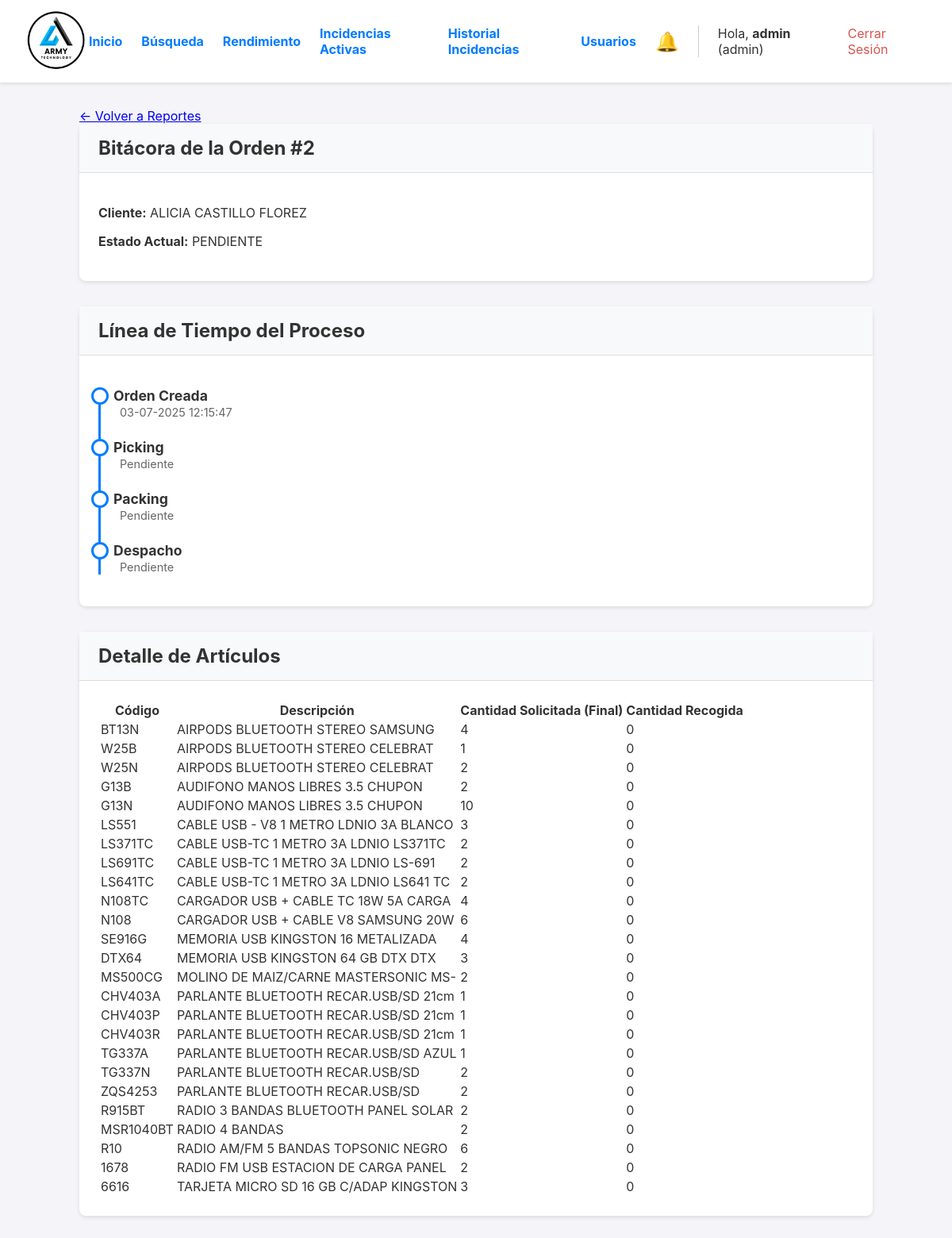
/orden/1/bitacora (signed in), run on the app's committed database.
### app.py (models this page shows, shortened)
class User(UserMixin, db.Model):
    id = db.Column(db.Integer, primary_key=True)
    username = db.Column(db.String(80), unique=True, nullable=False)
    password_hash = db.Column(db.String(256), nullable=False)
    role = db.Column(db.String(20), nullable=False, default='operario') # Roles: operario, admin
    transportista = db.Column(db.String(100), nullable=True)
    numero_seguimiento = db.Column(db.String(100), nullable=True)
    fecha_despacho = db.Column(db.DateTime, nullable=True)

class Orden(db.Model):
    id = db.Column(db.Integer, primary_key=True)
    numero_pedido = db.Column(db.String(50), unique=True, nullable=False)
    cliente_nombre = db.Column(db.String(200), nullable=False)
    cliente_direccion = db.Column(db.String(300), nullable=True)
    estado = db.Column(db.String(20), nullable=False, default='PENDIENTE')
    fecha_creacion = db.Column(db.DateTime, nullable=False, default=datetime.datetime.utcnow)
    lote_id = db.Column(db.Integer, db.ForeignKey('lote_picking.id'), nullable=True)
    items = db.relationship('ItemOrden', backref='orden', lazy=True, cascade="all, delete-orphan")
    fecha_creacion = db.Column(db.DateTime, nullable=False, default=datetime.datetime.utcnow)
    fecha_inicio_picking = db.Column(db.DateTime, nullable=True) # Cuando se asigna a un lote
    fecha_fin_picking = db.Column(db.DateTime, nullable=True)    # Cuando el lote se completa
    fecha_fin_packing = db.Column(db.DateTime, nullable=True)    # Cuando se finaliza el packing
    fecha_despacho = db.Column(db.DateTime, nullable=True)       # Cuando se despacha
    packer_id = db.Column(db.Integer, db.ForeignKey('user.id', ondelete='SET NULL'), nullable=True)
    packer = db.relationship('User', foreign_keys=[packer_id])
    devolucion_confirmada = db.Column(db.Boolean, default=False, nullable=False)

class ItemOrden(db.Model):
    id = db.Column(db.Integer, primary_key=True)
    orden_id = db.Column(db.Integer, db.ForeignKey('orden.id'), nullable=False)
    codigo_articulo = db.Column(db.String(100), nullable=False)
    descripcion_articulo = db.Column(db.String(300), nullable=False)
    cantidad_solicitada = db.Column(db.Integer, nullable=False)
    cantidad_recogida = db.Column(db.Integer, nullable=False, default=0)
    tiene_incidencia = db.Column(db.Boolean, default=False, nullable=False)
    tipo_incidencia = db.Column(db.String(50), nullable=True) # Ej: 'STOCK_CERO', 'DAÑADO', 'UBICACION_ERRONEA'
    nota_incidencia = db.Column(db.Text, nullable=True)

### app.py (the view)
@app.route('/orden/<int:orden_id>/bitacora')
@login_required
@admin_required # Solo los admins pueden ver esta vista tan detallada
def bitacora_orden(orden_id):
    from sqlalchemy.orm import joinedload, subqueryload
    orden = Orden.query.options(
        joinedload(Orden.lote).joinedload(LotePicking.operario), # Carga el lote y el operario de picking
        joinedload(Orden.packer), # Carga el operario de packing
        subqueryload(Orden.items).joinedload(ItemOrden.historial_incidencias) # Carga los items y su historial de incidencias
    ).get(orden_id)
    if not orden:
        flash('Orden no encontrada.', 'error')
        return redirect(url_for('reportes_y_busqueda'))
    duraciones = {}
    if orden.fecha_inicio_picking and orden.fecha_fin_picking:
        duraciones['picking'] = orden.fecha_fin_picking - orden.fecha_inicio_picking
    if orden.fecha_fin_picking and orden.fecha_fin_packing:
        duraciones['packing'] = orden.fecha_fin_packing - orden.fecha_fin_picking
    if orden.fecha_fin_packing and orden.fecha_despacho:
        duraciones['despacho'] = orden.fecha_despacho - orden.fecha_fin_packing
    if orden.fecha_creacion and orden.fecha_despacho:
        duraciones['total'] = orden.fecha_despacho - orden.fecha_creacion
    return render_template('bitacora_orden.html', orden=orden, duraciones=duraciones)

### app.py (called while the page is built)
def admin_required(f):
    @wraps(f)
    def decorated_function(*args, **kwargs):
        if not current_user.is_authenticated or current_user.role != 'admin':
            flash('Se requiere rol de administrador para acceder a esta página.', 'error')
            return redirect(url_for('dashboard'))
        return f(*args, **kwargs)
    return decorated_function

@login_manager.user_loader
def load_user(user_id):
    return User.query.get(int(user_id))

@app.template_filter('localtime')
def to_localtime_filter(utc_datetime):
    if not utc_datetime:
        return ""
    local_tz = pytz.timezone('America/Costa_Rica')
    local_dt = utc_datetime.replace(tzinfo=pytz.utc).astimezone(local_tz)
    return local_dt.strftime('%d-%m-%Y %H:%M:%S')

### templates/bitacora_orden.html (shortened to what this page needs)
{% extends "layout.html" %}
{% block content %}
<div class="bitacora-container">
    <a href="{{ url_for('reportes_y_busqueda') }}" class="back-link">← Volver a Reportes</a>
    <div class="card">
        <div class="card-header">
            <h2>Bitácora de la Orden #{{ orden.numero_pedido }}</h2>
        </div>
        <div class="card-body">
            <p><strong>Cliente:</strong> {{ orden.cliente_nombre }}</p>
            <p><strong>Estado Actual:</strong> <span class="estado estado-{{ orden.estado }}">{{ orden.estado.replace('_', ' ') }}</span></p>
        </div>
    </div>
    <div class="card">
        <div class="card-header"><h2>Línea de Tiempo del Proceso</h2></div>
        <div class="card-body">
            <ul class="timeline">
                <li class="timeline-item">
                    <div class="timeline-title">Orden Creada</div>
                    <span class="timeline-meta">{{ orden.fecha_creacion | localtime }}</span>
                </li>
                <li class="timeline-item">
                    <div class="timeline-title">Picking</div>
                    <span class="timeline-meta">
                        {{ orden.fecha_inicio_picking | localtime if orden.fecha_inicio_picking else 'Pendiente' }}
                    </span>
                </li>
                <li class="timeline-item">
                    <div class="timeline-title">Packing</div>
                    <span class="timeline-meta">
                        {{ orden.fecha_fin_packing | localtime if orden.fecha_fin_packing else 'Pendiente' }}
                    </span>
                </li>
                <li class="timeline-item" style="padding-bottom:0;">
                    <div class="timeline-title">Despacho</div>
                     <span class="timeline-meta">
                        {{ orden.fecha_despacho | localtime if orden.fecha_despacho else 'Pendiente' }}
                    </span>
                </li>
            </ul>
        </div>
    </div>
    <div class="card">
        <div class="card-header"><h2>Detalle de Artículos</h2></div>
        <div class="card-body">
            <table class="kpi-table">
                <thead>
                    <tr>
                        <th>Código</th>
                        <th>Descripción</th>
                        <th>Cantidad Solicitada (Final)</th>
                        <th>Cantidad Recogida</th>
                    </tr>
                </thead>
                <tbody>
                    {% for item in orden.items %}
                    <tr>
                        <td>{{ item.codigo_articulo }}</td>
                        <td>{{ item.descripcion_articulo }}</td>
                        <td>{{ item.cantidad_solicitada }}</td>
                        <td>{{ item.cantidad_recogida }}</td>
                    </tr>
                    {% endfor %}
                </tbody>
            </table>
        </div>
    </div>
</div>
{% endblock %}

### templates/layout.html (shortened to what this page needs)
<!DOCTYPE html>
<html lang="es">
<head>
</head>
<body>
    <header>
        <div class="logo">
            <a href="{{ url_for('dashboard') }}">
                <img src="{{ url_for('static', filename='img/logo.png') }}" alt="Logo de la Empresa">
            </a>
        </div>
        <nav class="nav">
             {% if current_user.is_authenticated %}
                {% if current_user.role == 'admin' %}
                    <div class="nav-admin-links">
                        <a href="{{ url_for('dashboard') }}">Inicio</a>
                        <a href="{{ url_for('reportes_y_busqueda') }}">Búsqueda</a>
                        <a href="{{ url_for('reporte_operarios') }}">Rendimiento</a>
                        <a href="{{ url_for('gestionar_incidencias') }}">Incidencias Activas</a>
                        <a href="{{ url_for('historial_incidencias') }}">Historial Incidencias</a>
                        <a href="{{ url_for('gestionar_usuarios') }}">Usuarios</a>
                        <a href="{{ url_for('gestionar_incidencias') }}" id="nav-incidencias-link" style="position: relative; text-decoration:none;" title="Ver incidencias pendientes">
                            <span style="font-size: 1.5rem;">🔔</span>
                        </a>
                    </div>
                {% endif %}
                <div class="user-info">
                    <span>Hola, <strong>{{ current_user.username }}</strong> ({{ current_user.role }})</span>
                    <a href="{{ url_for('logout') }}" style="color: #d9534f;">Cerrar Sesión</a>
                </div>
             {% endif %}
        </nav>
    </header>
    <main>
        {% block content %}{% endblock %}
    </main>
</body>
</html>

### templates/layout.html (style rules this page uses)
body { font-family: -apple-system, BlinkMacSystemFont, "Segoe UI", Roboto, "Helvetica Neue", Arial, sans-serif; margin: 0; background-color: #f4f4f9; color: #333; }
header { background-color: #fff; padding: 10px 2em; display: flex; justify-content: space-between; align-items: center; box-shadow: 0 2px 4px rgba(0,0,0,0.1); position: sticky; top: 0; z-index: 100; }
.logo img { height: 80px; }
.nav { display: flex; align-items: center; gap: 1em; }
.nav-admin-links { display: flex; align-items: center; gap: 1.5em; font-weight: bold; border-right: 1px solid #ccc; padding-right: 1.5em; margin-right: 0.5em; }
.nav-admin-links a, .user-info a { text-decoration: none; color: #007bff; }
.user-info { display: flex; align-items: center; gap: 1em; }
main { padding: 2em; }
* { box-sizing: border-box; }
main { padding: 1em; }
@media (min-width: 768px) { main { padding: 2em; } }

### templates/bitacora_orden.html (style rules this page uses)
.bitacora-container { max-width: 1000px; margin: auto; }
.card { background: white; border-radius: 8px; box-shadow: 0 2px 5px rgba(0,0,0,0.1); margin-bottom: 2rem; }
.card-header { padding: 1rem 1.5rem; background-color: #f8f9fa; border-bottom: 1px solid #ddd; }
.card-header h2 { margin: 0; font-size: 1.5rem; }
.card-body { padding: 1.5rem; }
.timeline { list-style: none; padding-left: 1rem; border-left: 3px solid #007bff; }
.timeline-item { position: relative; padding-bottom: 1.5rem; }
.timeline-item::before { content: ''; position: absolute; left: -28px; top: 0; width: 16px; height: 16px; border-radius: 50%; background: white; border: 3px solid #007bff; }
.timeline-title { font-weight: bold; font-size: 1.1rem; }
.timeline-meta { font-size: 0.9rem; color: #666; margin-left: 0.5rem; }

### data on the page
User: username "admin", role "admin"
Orden: numero_pedido "2", cliente_nombre "ALICIA CASTILLO FLOREZ", estado.replace "PENDIENTE", fecha_creacion "03-07-2025 12:15:47", fecha_inicio_picking "Pendiente", fecha_fin_packing "Pendiente", fecha_despacho "Pendiente"
ItemOrden: codigo_articulo "BT13N", descripcion_articulo "AIRPODS BLUETOOTH STEREO SAMSUNG", cantidad_solicitada "4", cantidad_recogida "0"
ItemOrden: codigo_articulo "W25B", descripcion_articulo "AIRPODS BLUETOOTH STEREO CELEBRAT", cantidad_solicitada "1", cantidad_recogida "0"
ItemOrden: codigo_articulo "W25N", descripcion_articulo "AIRPODS BLUETOOTH STEREO CELEBRAT", cantidad_solicitada "2", cantidad_recogida "0"
ItemOrden: codigo_articulo "G13B", descripcion_articulo "AUDIFONO MANOS LIBRES 3.5 CHUPON", cantidad_solicitada "2", cantidad_recogida "0"
ItemOrden: codigo_articulo "G13N", descripcion_articulo "AUDIFONO MANOS LIBRES 3.5 CHUPON", cantidad_solicitada "10", cantidad_recogida "0"
ItemOrden: codigo_articulo "LS551", descripcion_articulo "CABLE USB - V8 1 METRO LDNIO 3A BLANCO", cantidad_solicitada "3", cantidad_recogida "0"
ItemOrden: codigo_articulo "LS371TC", descripcion_articulo "CABLE USB-TC 1 METRO 3A LDNIO LS371TC", cantidad_solicitada "2", cantidad_recogida "0"
ItemOrden: codigo_articulo "LS691TC", descripcion_articulo "CABLE USB-TC 1 METRO 3A LDNIO LS-691", cantidad_solicitada "2", cantidad_recogida "0"
ItemOrden: codigo_articulo "LS641TC", descripcion_articulo "CABLE USB-TC 1 METRO 3A LDNIO LS641 TC", cantidad_solicitada "2", cantidad_recogida "0"
ItemOrden: codigo_articulo "N108TC", descripcion_articulo "CARGADOR USB + CABLE TC 18W 5A CARGA", cantidad_solicitada "4", cantidad_recogida "0"
ItemOrden: codigo_articulo "N108", descripcion_articulo "CARGADOR USB + CABLE V8 SAMSUNG 20W", cantidad_solicitada "6", cantidad_recogida "0"
ItemOrden: codigo_articulo "SE916G", descripcion_articulo "MEMORIA USB KINGSTON 16 METALIZADA", cantidad_solicitada "4", cantidad_recogida "0"
ItemOrden: codigo_articulo "DTX64", descripcion_articulo "MEMORIA USB KINGSTON 64 GB DTX DTX", cantidad_solicitada "3", cantidad_recogida "0"
ItemOrden: codigo_articulo "MS500CG", descripcion_articulo "MOLINO DE MAIZ/CARNE MASTERSONIC MS-", cantidad_solicitada "2", cantidad_recogida "0"
ItemOrden: codigo_articulo "CHV403A", descripcion_articulo "PARLANTE BLUETOOTH RECAR.USB/SD 21cm", cantidad_solicitada "1", cantidad_recogida "0"
ItemOrden: codigo_articulo "CHV403P", descripcion_articulo "PARLANTE BLUETOOTH RECAR.USB/SD 21cm", cantidad_solicitada "1", cantidad_recogida "0"
ItemOrden: codigo_articulo "CHV403R", descripcion_articulo "PARLANTE BLUETOOTH RECAR.USB/SD 21cm", cantidad_solicitada "1", cantidad_recogida "0"
ItemOrden: codigo_articulo "TG337A", descripcion_articulo "PARLANTE BLUETOOTH RECAR.USB/SD AZUL", cantidad_solicitada "1", cantidad_recogida "0"
ItemOrden: codigo_articulo "TG337N", descripcion_articulo "PARLANTE BLUETOOTH RECAR.USB/SD", cantidad_solicitada "2", cantidad_recogida "0"
ItemOrden: codigo_articulo "ZQS4253", descripcion_articulo "PARLANTE BLUETOOTH RECAR.USB/SD", cantidad_solicitada "2", cantidad_recogida "0"
ItemOrden: codigo_articulo "R915BT", descripcion_articulo "RADIO 3 BANDAS BLUETOOTH PANEL SOLAR", cantidad_solicitada "2", cantidad_recogida "0"
ItemOrden: codigo_articulo "MSR1040BT", descripcion_articulo "RADIO 4 BANDAS", cantidad_solicitada "2", cantidad_recogida "0"
ItemOrden: codigo_articulo "R10", descripcion_articulo "RADIO AM/FM 5 BANDAS TOPSONIC NEGRO", cantidad_solicitada "6", cantidad_recogida "0"
ItemOrden: codigo_articulo "1678", descripcion_articulo "RADIO FM USB ESTACION DE CARGA PANEL", cantidad_solicitada "2", cantidad_recogida "0"
ItemOrden: codigo_articulo "6616", descripcion_articulo "TARJETA MICRO SD 16 GB C/ADAP KINGSTON", cantidad_solicitada "3", cantidad_recogida "0"
